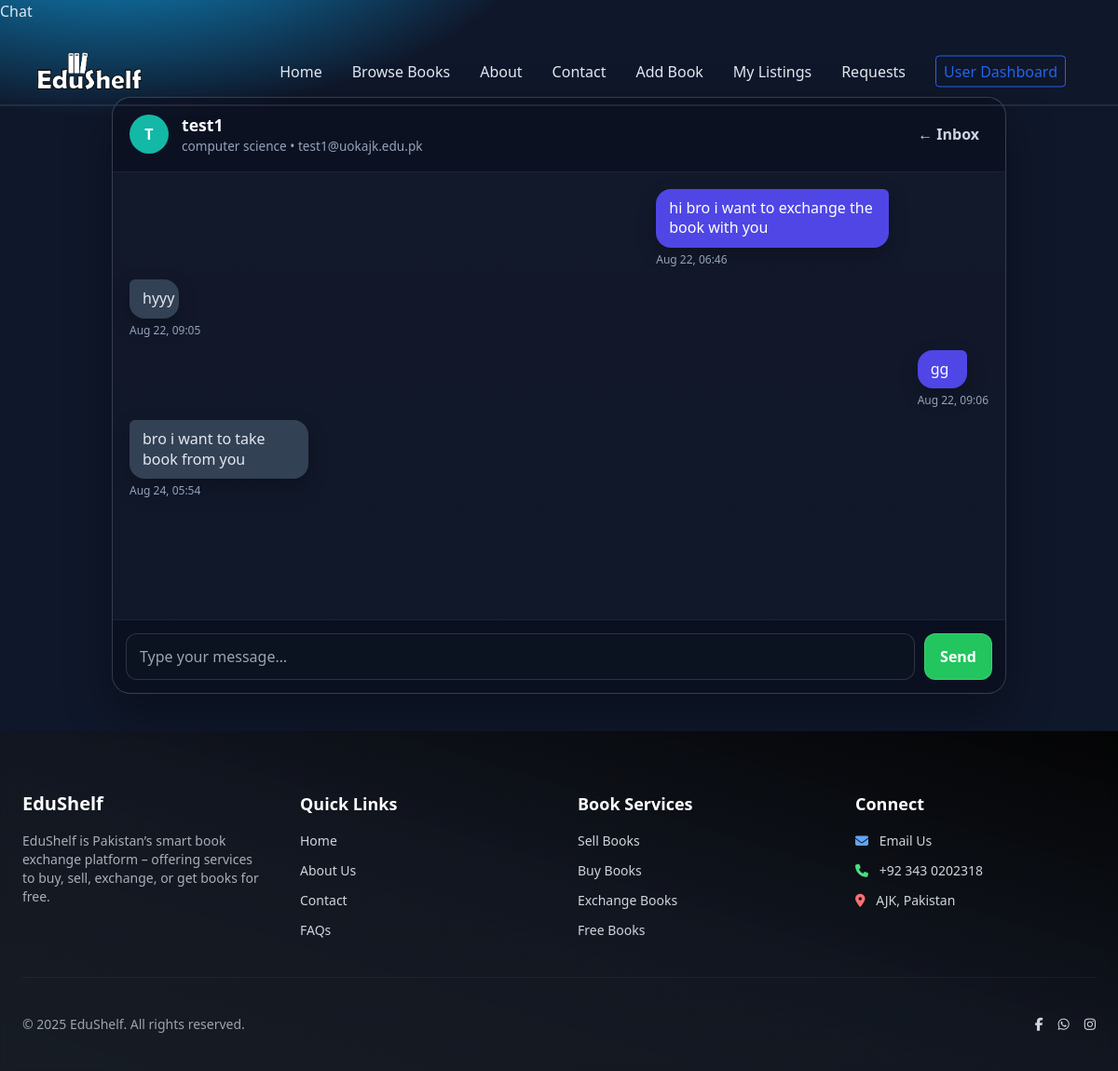
The app's page /chat/2/ (signed in) with its own data.
### accounts/models.py (models this page shows, shortened)
class CustomUser(AbstractBaseUser, PermissionsMixin):
    full_name = models.CharField(max_length=150)
    father_name = models.CharField(max_length=150)
    department = models.CharField(max_length=100)
    university_email = models.EmailField(unique=True)
    university_roll_no = models.CharField(max_length=50, unique=True)
    whatsapp_number = models.CharField(
        max_length=20,
        blank=True,
        null=True,
        help_text="Enter your WhatsApp number with country code (e.g., +923001234567)"
    )
    is_active = models.BooleanField(default=True)
    is_staff = models.BooleanField(default=False)
    objects = CustomUserManager()
    USERNAME_FIELD = 'university_email'
    REQUIRED_FIELDS = ['full_name', 'father_name', 'department', 'university_roll_no']

### chat/models.py (models this page shows, shortened)
class ChatMessage(models.Model):
    sender = models.ForeignKey(settings.AUTH_USER_MODEL, related_name="sent_messages", on_delete=models.CASCADE)
    receiver = models.ForeignKey(settings.AUTH_USER_MODEL, related_name="received_messages", on_delete=models.CASCADE)
    message = models.TextField()
    timestamp = models.DateTimeField(auto_now_add=True)
    is_read = models.BooleanField(default=False)  # 👈 new field

### chat/views.py (the view)
# urls.py: path("<int:user_id>/", views.chat_with_user, name="chat_with_user"),
@login_required
def chat_with_user(request, user_id):
    other_user = get_object_or_404(User, id=user_id)
    messages = ChatMessage.objects.filter(
        sender__in=[request.user, other_user],
        receiver__in=[request.user, other_user]
    ).order_by("timestamp")
    if request.method == "POST":
        msg = request.POST.get("message")
        if msg:
            ChatMessage.objects.create(sender=request.user, receiver=other_user, message=msg)
            return redirect("chat_with_user", user_id=other_user.id)
    return render(request, "main/chat_with_user.html", {
        "other_user": other_user,
        "messages": messages
    })

### accounts/context_processors.py (called while the page is built)
def global_counts(request):
    if request.user.is_authenticated:
        unread_notifications = Notification.objects.filter(user=request.user, is_read=False).count()
        unread_messages = ChatMessage.objects.filter(receiver=request.user, is_read=False).count()
        return {
            'global_unread_count': unread_notifications,
            'global_unread_messages': unread_messages
        }
    return {
        'global_unread_count': 0,
        'global_unread_messages': 0
    }

### templates/main/chat_with_user.html (shortened to what this page needs)
{% extends "base/base.html" %}
{% load static %}
{% block content %}
<div class="chat-wrap">
  <div class="chat-card">
    <div class="chat-head">
      <div class="head-avatar">{{ other_user.full_name|default:other_user.university_email|slice:":1"|upper }}</div>
      <div>
        <div class="head-title">{{ other_user.full_name|default:other_user.university_email }}</div>
        <div class="head-sub">{{ other_user.department|default:"" }} {% if other_user.department %}•{% endif %} {{ other_user.university_email }}</div>
      </div>
      <a href="{% url 'inbox' %}" class="back-link">← Inbox</a>
    </div>
    <div id="msgs" class="messages">
      {% for msg in messages %}
        <div class="msg-line {% if msg.sender == request.user %}msg-me{% endif %}">
          <div>
            <div class="bubble {% if msg.sender == request.user %}bubble-me{% else %}bubble-other{% endif %}">
              {{ msg.message }}
            </div>
            <div class="msg-time">{{ msg.timestamp|date:"M d, H:i" }}</div>
          </div>
        </div>
      {% empty %}
        <p class="head-sub" style="padding:6px 2px 12px 2px;">No messages yet. Say hi 👋</p>
      {% endfor %}
    </div>
    <form method="POST" class="composer">
      <input class="input" type="text" name="message" placeholder="Type your message…" required />
      <button type="submit" class="send">Send</button>
    </form>
  </div>
</div>
{% endblock %}

### templates/main/chat_with_user.html (style rules this page uses)
.chat-wrap { max-width: 1000px; margin: 80px auto 40px; padding: 0 20px; }
.chat-card { background: linear-gradient(180deg, rgba(255,255,255,.06), rgba(255,255,255,.04)); border:1px solid rgba(255,255,255,.12); border-radius:20px; overflow:hidden; box-shadow: 0 20px 50px rgba(0,0,0,.35); }
.chat-head { display:flex; align-items:center; gap:14px; padding:16px 18px; border-bottom:1px solid rgba(255,255,255,.08); background: rgba(2,6,23,.6); backdrop-filter: blur(6px); }
.head-avatar { height:42px; width:42px; border-radius:50%; background:#14b8a6; display:flex; align-items:center; justify-content:center; font-weight:800; color:white; }
.head-title { font-size:1.1rem; font-weight:800; color:#f8fafc; }
.head-sub { font-size:.85rem; color:#94a3b8; }
.messages { height: 60vh; overflow-y:auto; padding:18px; background: rgba(2,6,23,.35); }
.msg-line { margin-bottom:12px; display:flex; }
.msg-me { justify-content:flex-end; }
.bubble { max-width:70%; padding:10px 14px; border-radius:16px; line-height:1.35; box-shadow: 0 8px 20px rgba(0,0,0,.25); }
.bubble-me { background:#4f46e5; color:white; border-top-right-radius:6px; }
.bubble-other { background:#334155; color:#e2e8f0; border-top-left-radius:6px; }
.msg-time { font-size:.75rem; color:#94a3b8; margin-top:4px; }
.composer { display:flex; gap:10px; padding:14px; border-top:1px solid rgba(255,255,255,.08); background: rgba(2,6,23,.6); }
.input { flex:1; background:#0b1220; color:#e2e8f0; border:1px solid rgba(255,255,255,.14); border-radius:12px; padding:12px 14px; outline:none; transition: box-shadow .2s ease, border .2s ease; }
.send { padding:12px 16px; background:#22c55e; color:white; border-radius:12px; font-weight:800; border:1px solid rgba(255,255,255,.14); transition: transform .2s ease, background .2s ease, box-shadow .2s ease; }
.back-link { margin-left:auto; color:#cbd5e1; font-weight:600; text-decoration:none; padding:8px 10px; border-radius:10px; transition: background .2s ease, transform .2s ease; }

### records on screen
CustomUser: full_name "T", full_name "test1", department "computer science", university_email "test1@uokajk.edu.pk"
ChatMessage: message "hi bro i want to exchange the book with you", timestamp "Aug 22, 06:46"
ChatMessage: message "hyyy", timestamp "Aug 22, 09:05"
ChatMessage: message "gg", timestamp "Aug 22, 09:06"
ChatMessage: message "bro i want to take book from you", timestamp "Aug 24, 05:54"
